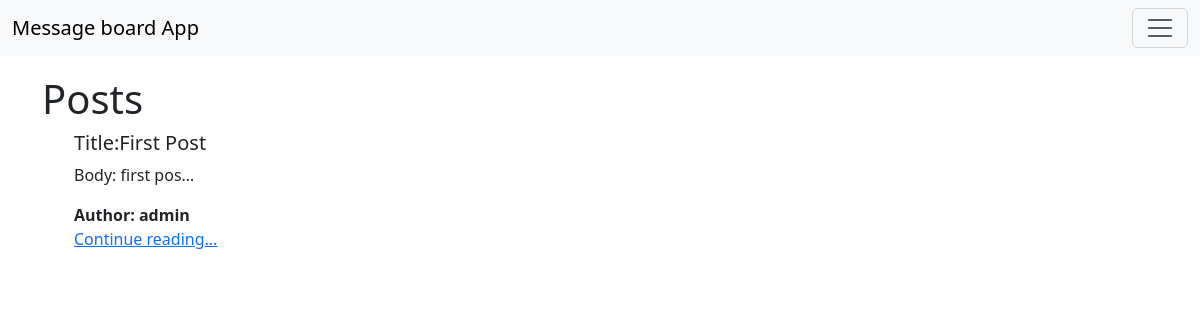
/posts/, run on an earlier commit of the app's database.
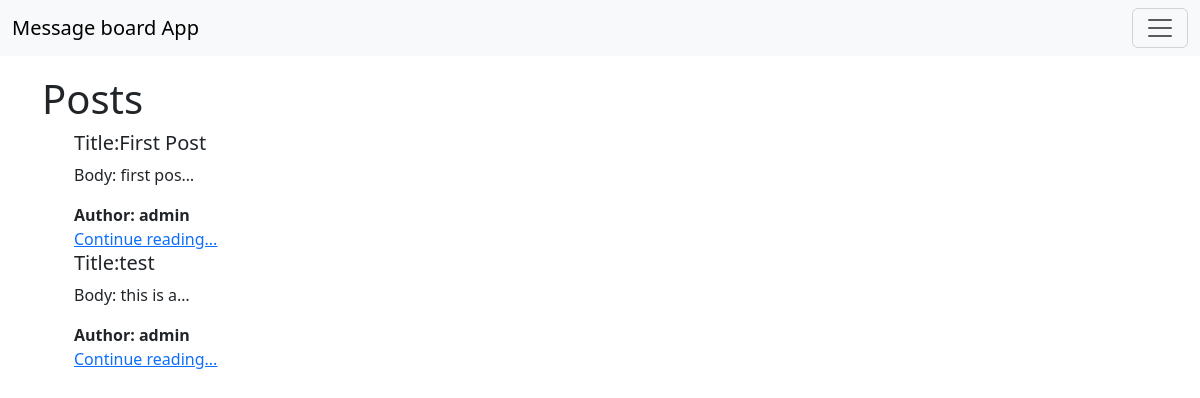
And on a later commit of the database.
### posts/models.py (models this page shows, shortened)
class Post(models.Model):
    title = models.CharField(max_length=128)
    subtitle = models.CharField(max_length=256)
    body = models.TextField()
    created_on = models.DateTimeField(auto_now_add=True)
    author = models.ForeignKey(
        get_user_model(),
        on_delete=models.CASCADE,
    )

### posts/views.py (the view)
# urls.py: path("", PostListView.as_view(), name="posts_list"),
class PostListView(ListView):
    template_name = "posts/list.html"
    model = Post
    context_object_name = "posts"

### templates/posts/list.html (shortened to what this page needs)
{% extends 'base.html' %}
{% block content %}
    <h1>Posts</h1>
    <ul>
        {% for item in posts %}
            <div>
                <h5>Title:{{ item.title }}</h5>
                <p>Body: {{ item.body|truncatechars:10 }}</p>
                <span><strong>Author: {{ item.author }}</strong></span>
                <br/>
                <a href="{% url 'post_detail' item.id %}">Continue reading...</a>
            </div>
        {% endfor %}
    </ul>
{% endblock %}

### templates/base.html (shortened to what this page needs)
<!DOCTYPE html>
<html lang="en">
<head>
    <link href="https://cdn.jsdelivr.net/npm/bootstrap@5.3.8/dist/css/bootstrap.min.css" rel="stylesheet">
</head>
<body>
    {% include 'navbar.html' %}
    <div class="container" style="margin-top: 75px">
        {% block content %}
        {% endblock %}
    </div>
</body>
</html>

### templates/navbar.html (shortened to what this page needs)
<nav class="navbar bg-body-tertiary fixed-top">
  <div class="container-fluid">
    <a class="navbar-brand" href="{% url 'home' %}">Message board App</a>
    <button class="navbar-toggler" type="button" data-bs-toggle="offcanvas" data-bs-target="#offcanvasNavbar" aria-controls="offcanvasNavbar" aria-label="Toggle navigation">
      <span class="navbar-toggler-icon"></span>
    </button>
  </div>
</nav>

What changed in the data, as far as the page shows it:
added Post: title "test", body "this is a…", author "admin"
